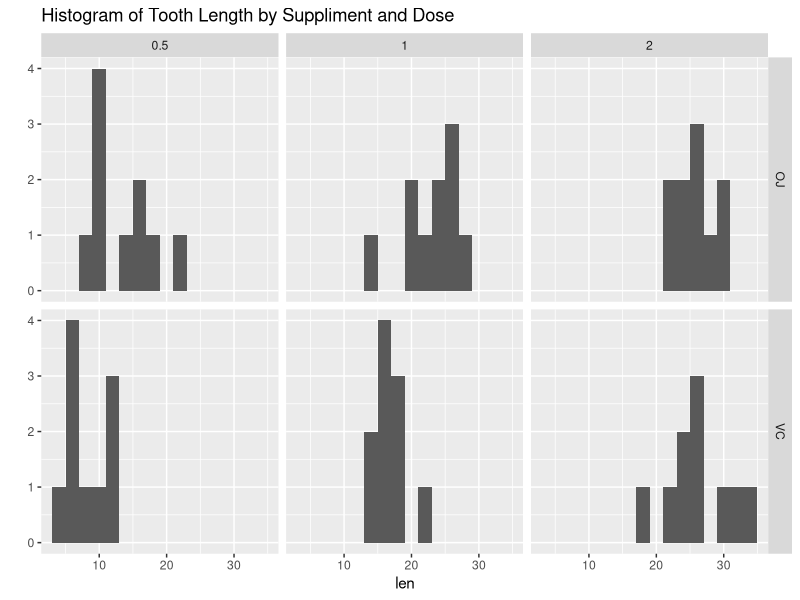

Reproduce this figure in R.
## ---- chunk 1
library(datasets)
library(dplyr)
library(ggplot2)
## ---- chunk 2
qplot(len, facets=supp ~ dose, data = ToothGrowth, binwidth=2, main = "Histogram of Tooth Length by Suppliment and Dose")
explore<-summarize(group_by(ToothGrowth,supp,dose), mean(len),max(len),min(len))
names(explore) <- c("Suppliment", "Dose", "Average Length", "Maximum Length", "Minimum Length")
print(explore)
## ---- chunk 3
summary(ToothGrowth)
## ---- chunk 4
low <- filter(ToothGrowth, dose == .5)
med <- filter(ToothGrowth, dose == 1)
high <- filter(ToothGrowth, dose == 2)

test<-rbind(t.test(len~supp, data=ToothGrowth),
    t.test(len~supp, data=rbind(low,med)),
    t.test(len~supp, data=rbind(med,high)),
    t.test(len~supp, data=rbind(low,high)),
    t.test(len~dose, data=rbind(low,med)),
    t.test(len~dose, data=rbind(med,high)),
    t.test(len~dose, data=rbind(low,high)),
    t.test(len~dose, data=filter(rbind(low,med)),supp=="VC"),
    t.test(len~dose, data=filter(rbind(med,high)),supp=="VC"),
    t.test(len~dose, data=filter(rbind(low,high)),supp=="VC"),
    t.test(len~dose, data=filter(rbind(low,med)),supp=="OJ"),
    t.test(len~dose, data=filter(rbind(med,high)),supp=="OJ"),
    t.test(len~dose, data=filter(rbind(low,high)),supp=="OJ"))

ttest_data <- NULL
for (i in test[,'conf.int']){ttest_data <- rbind(ttest_data,as.vector(i))}
ttest_data <-cbind(ttest_data,test[,'p.value'])
row.names(ttest_data) <- c("LenSupp_All","LenSupp_LM","LenSupp_MH","LenSupp_LH","LenDose_LM","LenDose_MH","LenDose_LH","LenDose_LM_VC","LenDose_MH_VC","LenDose_LH_VC","LenDose_LM_OJ","LenDose_MH_OJ","LenDose_LH_OJ")
ttest_data <- cbind(ttest_data, ttest_data[,3] < .05)
colnames(ttest_data) <- c("95ConfLower","95ConfUpper","pValue","Significant")
print(ttest_data)
